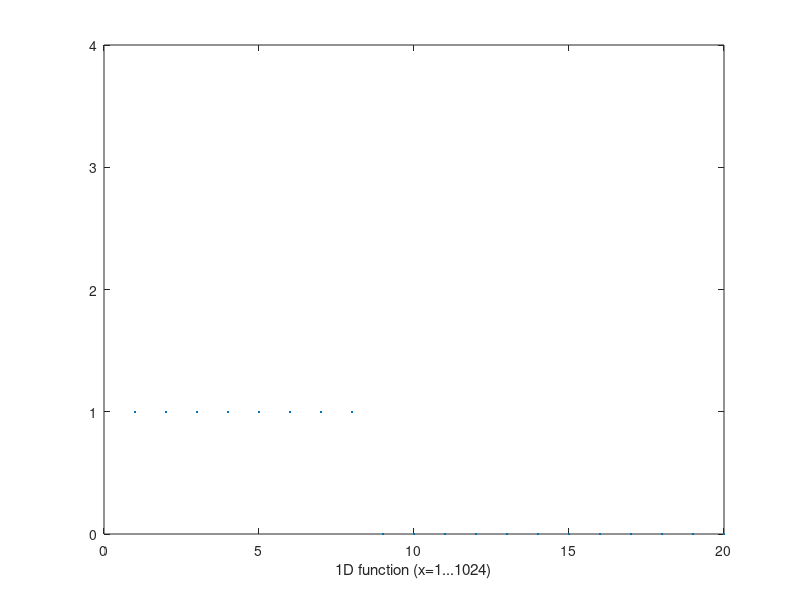
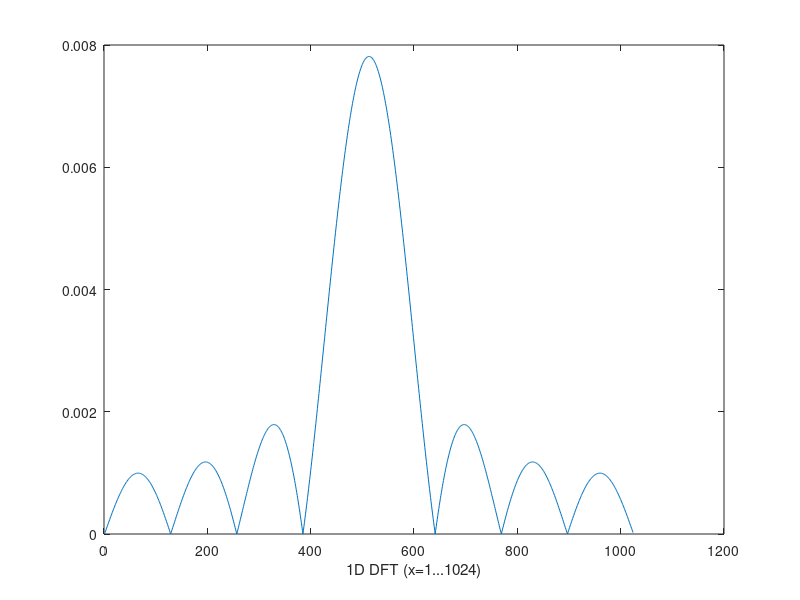

MATLAB code to generate these figures, in order:
M=1024;
K = 8;
f = zeros(M,1);
f(1:K)=ones(K,1);
figure;
plot(1:20,f(1:20),'.');
ylim([0,4]);
xlabel('1D function (x=1...1024)');


F=zeros(M,1);
for u= 0:M-1
   for x = 0:M-1
       F(u+1) = F(u+1) + ( (-1)^x* f(x+1) * exp(-1i*2*pi*u*x/M));
   end
   F(u+1) = 1/M*F(u+1);
end
figure;
plot(1:M, abs(F(1:M)));
xlabel('1D DFT (x=1...1024)');